Frame 1 (no input): blank canvas, image omitted
Frame 60 (the mouse pressed at the canvas centre just before this capture): blank canvas, image omitted
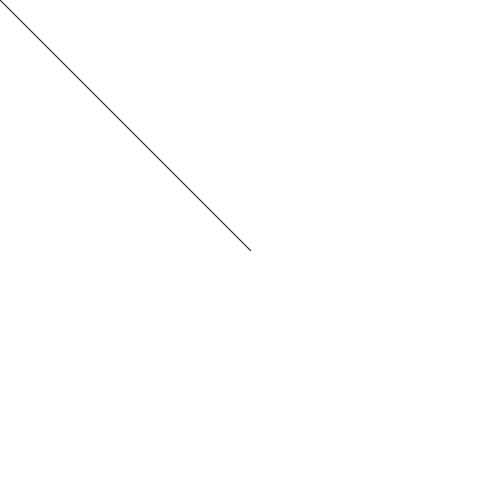
Frame 120 (the mouse held since frame 60 and released just before this capture)

The Processing sketch whose frames 1 and 60 were blank and that drew this single picture after the mouse press (run headless with seeded random() and noise(); from frame 60 on, the mouse is pressed at the canvas centre):

// Processing sketch: paint
// ── paint.pde
float x;
float y;

void setup()
{
  size(500, 500);
  stroke(255, 0, 0);
  stroke(10);
  background(255);
}

void draw()
{
  if (mousePressed)
  {
    line(pmouseX, pmouseY, mouseX, mouseY);
  }
}
